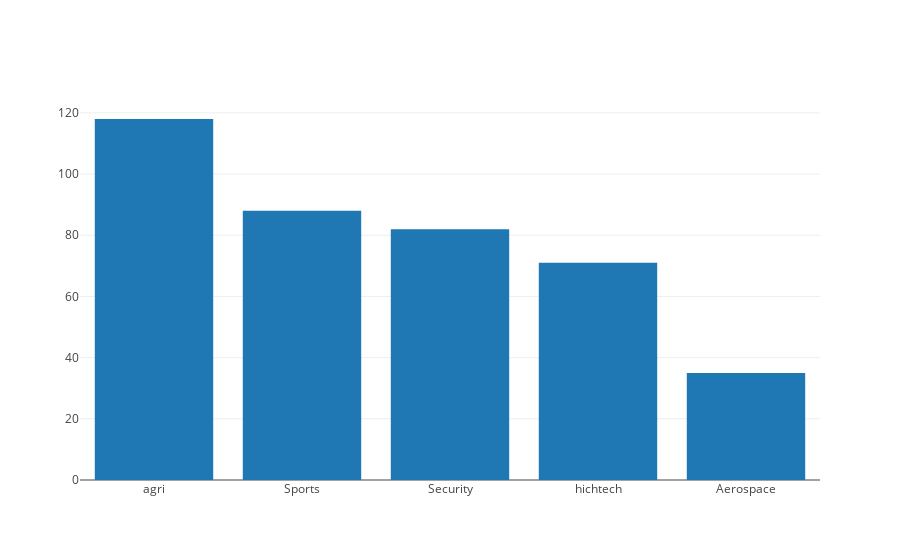

Notebook cell for this chart:
### Code cell
iplot([go.Bar(x=sector_df.sort_values(['sector_count'], ascending=False).tail().index, y=sector_df.sort_values(['sector_count'], ascending=False).tail().sector_count)])

### Figure 1 — Plotly figure (JSON) as saved in the notebook; plotly's stock layout.template omitted (floating-point values rounded to 4 significant figures)
{"data": [{"type": "bar", "x": ["agri", "Sports", "Security", "hichtech", "Aerospace"], "y": [118, 88, 82, 71, 35]}], "layout": {}}
